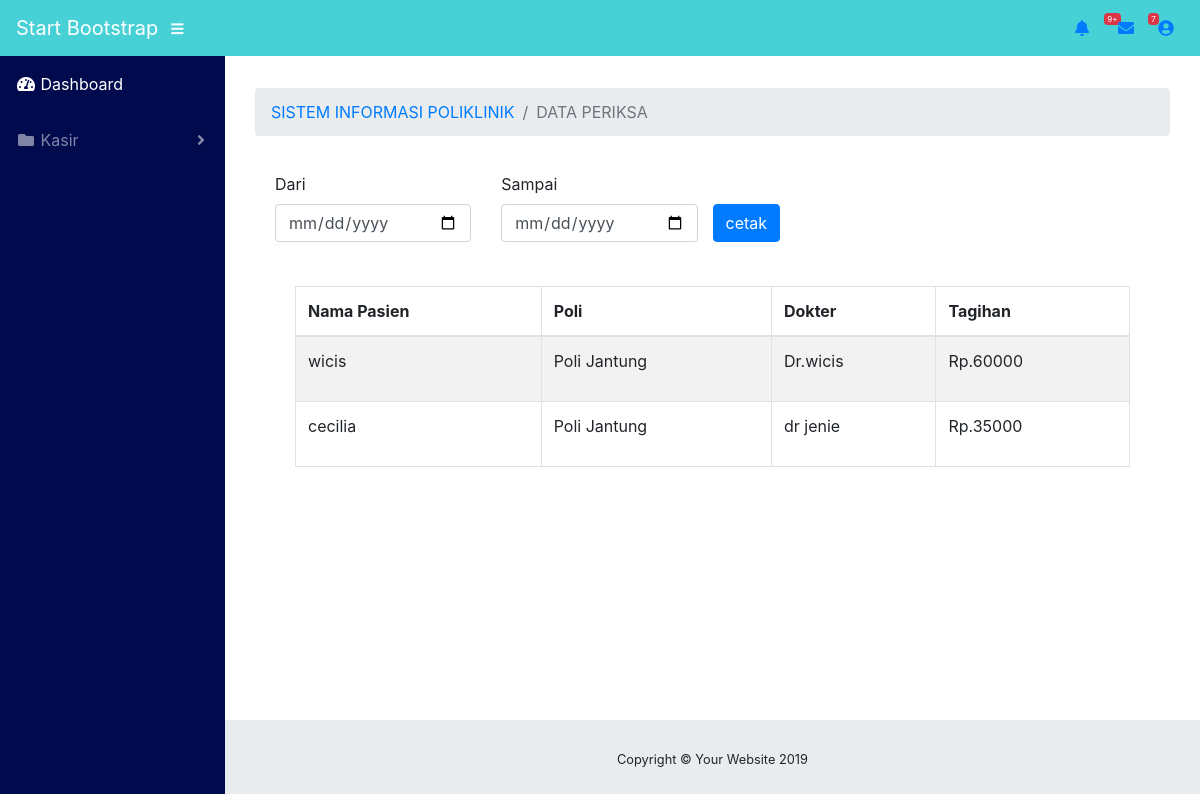
Page /data_kasir.php on the committed database.
### tables this page shows
CREATE TABLE IF NOT EXISTS `tb_transaksi` (
  `id_transaksi` varchar(100) NOT NULL,
  `nm_pasien` varchar(100) NOT NULL,
  `nm_poli` varchar(100) NOT NULL,
  `nm_dokter` varchar(100) NOT NULL,
  `total_bayar` varchar(100) NOT NULL,
  `jumlah_bayar` int(100) NOT NULL,
  `kembalian` int(100) NOT NULL,
  `tgl_periksa` date NOT NULL
);

### data_kasir.php (the view, shortened to what this page needs)
<!DOCTYPE html>
<html lang="en">
<head>
  <link href="vendor/fontawesome-free/css/all.min.css" rel="stylesheet" type="text/css">
  <link href="vendor/datatables/dataTables.bootstrap4.css" rel="stylesheet">
  <link href="css/sb-admin.css" rel="stylesheet">
</head>
<body id="page-top">
  <nav class="navbar navbar-expand static-top"style="background-color: #47D0D6;">
    <a class="navbar-brand mr-1" style="color: white" href="index.html">Start Bootstrap</a>
    <button class="btn btn-link btn-sm text-white order-1 order-sm-0" id="sidebarToggle" href="#">
      <i class="fas fa-bars"></i>
    </button>
    <ul class="navbar-nav ml-auto ml-md-0">
      <li class="nav-item dropdown no-arrow mx-1">
        <a class="nav-link dropdown-toggle" href="#" id="alertsDropdown" role="button" data-toggle="dropdown" aria-haspopup="true" aria-expanded="false">
          <i class="fas fa-bell fa-fw"></i>
          <span class="badge badge-danger">9+</span>
        </a>
      </li>
      <li class="nav-item dropdown no-arrow mx-1">
        <a class="nav-link dropdown-toggle" href="#" id="messagesDropdown" role="button" data-toggle="dropdown" aria-haspopup="true" aria-expanded="false">
          <i class="fas fa-envelope fa-fw"></i>
          <span class="badge badge-danger">7</span>
        </a>
      </li>
      <li class="nav-item dropdown no-arrow">
        <a class="nav-link dropdown-toggle" href="#" id="userDropdown" role="button" data-toggle="dropdown" aria-haspopup="true" aria-expanded="false">
          <i class="fas fa-user-circle fa-fw"></i>
        </a>
      </li>
    </ul>
  </nav>
  <div id="wrapper">
    <ul class="sidebar navbar-nav"style="background-color: #000A4D;">
      <li class="nav-item active">
        <a class="nav-link" href="data_kasir.php">
          <i class="fas fa-fw fa-tachometer-alt"></i>
          <span>Dashboard</span>
        </a>
      </li>
      <li class="nav-item dropdown">
        <a class="nav-link dropdown-toggle" href="#" id="pagesDropdown" role="button" data-toggle="dropdown" aria-haspopup="true" aria-expanded="false">
          <i class="fas fa-fw fa-folder"></i>
          <span>Kasir</span>
        </a>
      </li>
    </ul>
    <div id="content-wrapper">
      <div class="container-fluid">
           <div id="content-wrapper">
      <div class="container-fluid">
        <ol class="breadcrumb">
          <li class="breadcrumb-item">
            <a href="index_admin.php">SISTEM INFORMASI POLIKLINIK</a>
          </li>
          <li class="breadcrumb-item active">DATA PERIKSA</li>
        </ol>
        <div class="card-body">
          <form action="cetak_filter_kasir.php" method="POST">
            <div class="row">
              <div class="col-md-3">
                <label>Dari</label>
                <input type="date" class="form-control" name="tgl1">
              </div>
              <div class="col-md-3">
                <label>Sampai</label>
                <input type="date" class="form-control" name="tgl2">
              </div>
              <button type="submit" class="btn btn-primary" name="tanpilkan" style="float: bottom; height: 38px; margin-top: 32px;">cetak</button>
            </div>
          </form><br>
      <div class="card-body">
                        <div class="table-responsive">
                          <table class="table table-bordered table-striped table-hover js-basic-example dataTabl">
                                <thead>
                                    <tr>
                                        <th>Nama Pasien</th>
                                        <th>Poli</th>
                                        <th>Dokter</th>
                                        <th>Tagihan</th>
                                    </tr>
                                </thead>
                                <tbody>
                                    <?php
                    include "koneksi.php";
                        $query="SELECT * FROM tb_transaksi";
                        $result= mysqli_query($conn, $query);
                        if(mysqli_num_rows($result) >0){
                            while($data=mysqli_fetch_assoc($result)){
                ?>
                <tr>
                    <td><?php echo $data["nm_pasien"];   ?></td>
                    <td><?php echo $data["nm_poli"];   ?></td>
                    <td><?php echo $data["nm_dokter"];   ?></td>
                    <td><p>Rp.<?php echo $data["total_bayar"];   ?></p></td>
                </tr>
                <?php
                    }
                }
                ?>
                                </tbody>
                            </table>
                        </div>
  </div>
      <footer class="sticky-footer">
        <div class="container my-auto">
          <div class="copyright text-center my-auto">
            <span>Copyright © Your Website 2019</span>
          </div>
        </div>
      </footer>
    </div>
  </div>
</body>
</html>

### rows in the picture
tb_transaksi: nm_pasien "wicis", nm_poli "Poli Jantung", nm_dokter "Dr.wicis", total_bayar "60000"
tb_transaksi: nm_pasien "cecilia", nm_poli "Poli Jantung", nm_dokter "dr jenie", total_bayar "35000"
